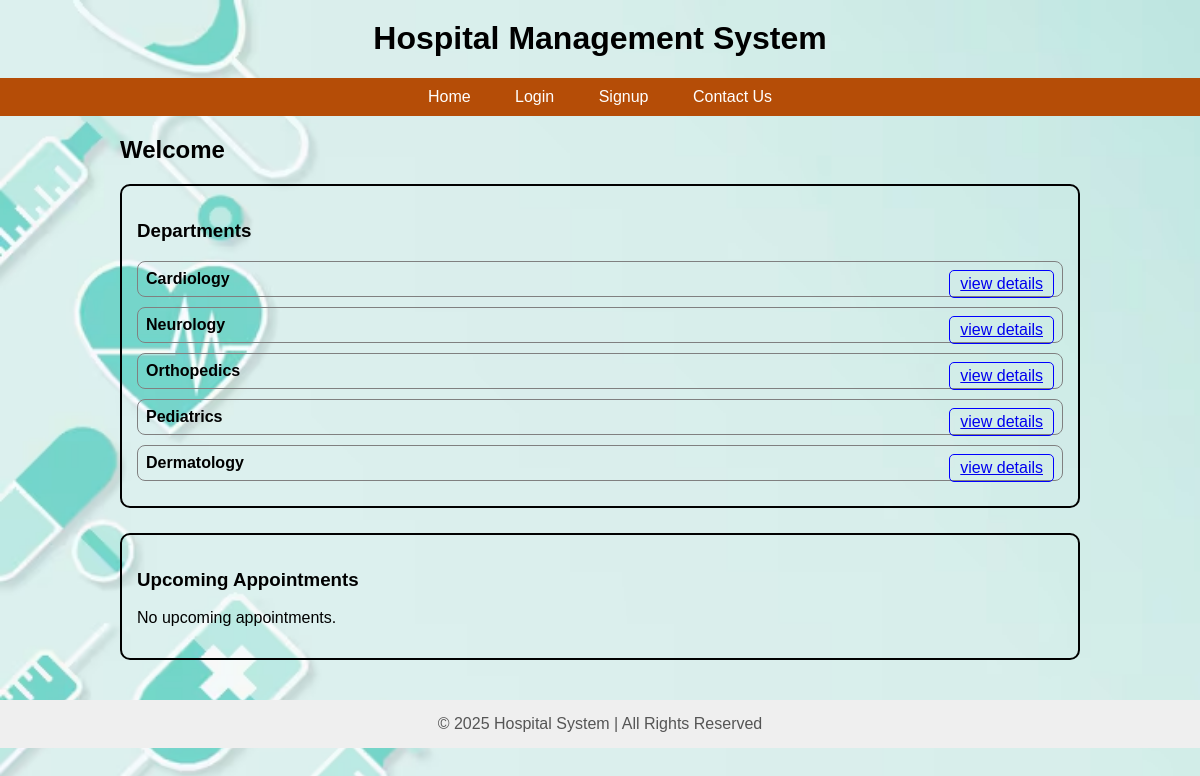
Page /patient_dash on the committed database.
### app.py (models this page shows)
class Department(db.Model):
    __tablename__ = 'departments'
    id = db.Column(db.Integer, primary_key=True)
    name = db.Column(db.String(100), unique=True, nullable=False)
    description = db.Column(db.String(255), nullable=True)
    doctors = db.relationship("User", back_populates="department")

### app.py (the view, shortened to what this page needs)
@app.route('/patient_dash')
def patient_dash():
    departments = Department.query.all()
    appointments = Appointment.query.filter_by(patient_id=session.get("id")).all()
    formatted = []
    return render_template(
        "patient_dash.html",
        departments=departments,
        appointments=formatted
    )

### templates/patient_dash.html (shortened to what this page needs)
{% extends "root.html" %}
{% block content %}
<h2>Welcome {{ session.name }}</h2>
<div style="border: 2px solid black; padding: 15px; border-radius: 10px; margin-bottom: 25px;">
    <h3>Departments</h3>
    {% for dept in departments %}
        <div style="margin-bottom:10px; padding: 8px; border:1px solid gray; border-radius:8px;">
            <strong>{{ dept.name }}</strong>
            <a href="/department/{{ dept.id }}"
               style="float:right; border:1px solid blue; padding:4px 10px; border-radius:5px;">
               view details
            </a>
        </div>
    {% endfor %}
</div>
<div style="border: 2px solid black; padding: 15px; border-radius: 10px;">
    <h3>Upcoming Appointments</h3>
    {% if appointments %}
        <table border="1" width="100%" cellpadding="8">
            <tr>
                <th>Sr No.</th>
                <th>Doctor Name</th>
                <th>Department</th>
                <th>Date</th>
                <th>Time</th>
                <th>Action</th>
            </tr>
            {% for appt in appointments %}
            <tr>
                <td>{{ loop.index }}</td>
                <td>{{ appt.doctor_name }}</td>
                <td>{{ appt.department }}</td>
                <td>{{ appt.date }}</td>
                <td>{{ appt.time }}</td>
                <td>
                    <a href="/cancel/{{ appt.id }}"
                       style="color:red; border:1px solid red; padding:3px 8px; border-radius:5px;">
                        cancel
                    </a>
                </td>
            </tr>
            {% endfor %}
        </table>
    {% else %}
        <p>No upcoming appointments.</p>
    {% endif %}
</div>
{% endblock %}

### templates/root.html (style rules this page uses)
body { font-family: Arial; margin: 0; padding: 0; background-image: url('/static/images/back_ground image1.jpg'); background-size: cover; background-repeat: no-repeat; background-attachment: fixed; }

### rows in the picture
Department: name "Cardiology"
Department: name "Neurology"
Department: name "Orthopedics"
Department: name "Pediatrics"
Department: name "Dermatology"
